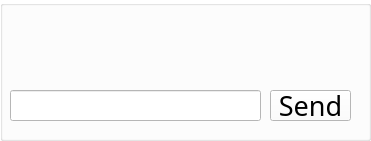
   <widget class="QGroupBox" name="groupBox_3">
    <property name="geometry">
     <rect>
      <x>340</x>
      <y>310</y>
      <width>371</width>
      <height>141</height>
     </rect>
    </property>
    <property name="palette">
     <palette>
      <active>
       <colorrole role="WindowText">
        <brush brushstyle="SolidPattern">
         <color alpha="255">
          <red>0</red>
          <green>0</green>
          <blue>0</blue>
         </color>
        </brush>
       </colorrole>
       <colorrole role="Button">
        <brush brushstyle="SolidPattern">
         <color alpha="255">
          <red>255</red>
          <green>255</green>
          <blue>255</blue>
         </color>
        </brush>
       </colorrole>
       <colorrole role="Light">
        <brush brushstyle="SolidPattern">
         <color alpha="255">
          <red>255</red>
          <green>255</green>
          <blue>255</blue>
         </color>
        </brush>
       </colorrole>
       <colorrole role="Midlight">
        <brush brushstyle="SolidPattern">
         <color alpha="255">
          <red>255</red>
          <green>255</green>
          <blue>255</blue>
         </color>
        </brush>
       </colorrole>
       <colorrole role="Dark">
        <brush brushstyle="SolidPattern">
         <color alpha="255">
          <red>127</red>
          <green>127</green>
          <blue>127</blue>
         </color>
        </brush>
       </colorrole>
       <colorrole role="Mid">
        <brush brushstyle="SolidPattern">
         <color alpha="255">
          <red>170</red>
          <green>170</green>
          <blue>170</blue>
         </color>
        </brush>
       </colorrole>
       <colorrole role="Text">
        <brush brushstyle="SolidPattern">
         <color alpha="255">
          <red>0</red>
          <green>0</green>
          <blue>0</blue>
         </color>
        </brush>
       </colorrole>
       <colorrole role="BrightText">
        <brush brushstyle="SolidPattern">
         <color alpha="255">
          <red>255</red>
          <green>255</green>
          <blue>255</blue>
         </color>
        </brush>
       </colorrole>
       <colorrole role="ButtonText">
        <brush brushstyle="SolidPattern">
         <color alpha="255">
          <red>0</red>
          <green>0</green>
          <blue>0</blue>
         </color>
        </brush>
       </colorrole>
       <colorrole role="Base">
        <brush brushstyle="SolidPattern">
         <color alpha="255">
          <red>255</red>
          <green>255</green>
          <blue>255</blue>
         </color>
        </brush>
       </colorrole>
       <colorrole role="Window">
        <brush brushstyle="SolidPattern">
         <color alpha="255">
          <red>255</red>
          <green>255</green>
          <blue>255</blue>
         </color>
        </brush>
       </colorrole>
       <colorrole role="Shadow">
        <brush brushstyle="SolidPattern">
         <color alpha="255">
          <red>0</red>
          <green>0</green>
          <blue>0</blue>
         </color>
        </brush>
       </colorrole>
       <colorrole role="AlternateBase">
        <brush brushstyle="SolidPattern">
         <color alpha="255">
          <red>255</red>
          <green>255</green>
          <blue>255</blue>
         </color>
        </brush>
       </colorrole>
       <colorrole role="ToolTipBase">
        <brush brushstyle="SolidPattern">
         <color alpha="255">
          <red>255</red>
          <green>255</green>
          <blue>220</blue>
         </color>
        </brush>
       </colorrole>
       <colorrole role="ToolTipText">
        <brush brushstyle="SolidPattern">
         <color alpha="255">
          <red>0</red>
          <green>0</green>
          <blue>0</blue>
         </color>
        </brush>
       </colorrole>
      </active>
      <inactive>
       <colorrole role="WindowText">
        <brush brushstyle="SolidPattern">
         <color alpha="255">
          <red>0</red>
          <green>0</green>
          <blue>0</blue>
         </color>
        </brush>
       </colorrole>
       <colorrole role="Button">
        <brush brushstyle="SolidPattern">
         <color alpha="255">
          <red>255</red>
          <green>255</green>
          <blue>255</blue>
         </color>
        </brush>
       </colorrole>
       <colorrole role="Light">
        <brush brushstyle="SolidPattern">
         <color alpha="255">
          <red>255</red>
          <green>255</green>
          <blue>255</blue>
         </color>
        </brush>
       </colorrole>
       <colorrole role="Midlight">
        <brush brushstyle="SolidPattern">
         <color alpha="255">
          <red>255</red>
          <green>255</green>
          <blue>255</blue>
         </color>
        </brush>
       </colorrole>
       <colorrole role="Dark">
        <brush brushstyle="SolidPattern">
         <color alpha="255">
          <red>127</red>
          <green>127</green>
          <blue>127</blue>
         </color>
        </brush>
       </colorrole>
       <colorrole role="Mid">
        <brush brushstyle="SolidPattern">
         <color alpha="255">
          <red>170</red>
          <green>170</green>
          <blue>170</blue>
         </color>
        </brush>
       </colorrole>
       <colorrole role="Text">
        <brush brushstyle="SolidPattern">
         <color alpha="255">
          <red>0</red>
          <green>0</green>
          <blue>0</blue>
         </color>
        </brush>
       </colorrole>
       <colorrole role="BrightText">
        <brush brushstyle="SolidPattern">
         <color alpha="255">
          <red>255</red>
          <green>255</green>
          <blue>255</blue>
         </color>
        </brush>
       </colorrole>
       <colorrole role="ButtonText">
        <brush brushstyle="SolidPattern">
         <color alpha="255">
          <red>0</red>
          <green>0</green>
          <blue>0</blue>
         </color>
        </brush>
       </colorrole>
       <colorrole role="Base">
        <brush brushstyle="SolidPattern">
         <color alpha="255">
          <red>255</red>
          <green>255</green>
          <blue>255</blue>
         </color>
        </brush>
       </colorrole>
       <colorrole role="Window">
        <brush brushstyle="SolidPattern">
         <color alpha="255">
          <red>255</red>
          <green>255</green>
          <blue>255</blue>
         </color>
        </brush>
       </colorrole>
       <colorrole role="Shadow">
        <brush brushstyle="SolidPattern">
         <color alpha="255">
          <red>0</red>
          <green>0</green>
          <blue>0</blue>
         </color>
        </brush>
       </colorrole>
       <colorrole role="AlternateBase">
        <brush brushstyle="SolidPattern">
         <color alpha="255">
          <red>255</red>
          <green>255</green>
          <blue>255</blue>
         </color>
        </brush>
       </colorrole>
       <colorrole role="ToolTipBase">
        <brush brushstyle="SolidPattern">
         <color alpha="255">
          <red>255</red>
          <green>255</green>
          <blue>220</blue>
         </color>
        </brush>
       </colorrole>
       <colorrole role="ToolTipText">
        <brush brushstyle="SolidPattern">
         <color alpha="255">
          <red>0</red>
          <green>0</green>
          <blue>0</blue>
         </color>
        </brush>
       </colorrole>
      </inactive>
      <disabled>
       <colorrole role="WindowText">
        <brush brushstyle="SolidPattern">
         <color alpha="255">
          <red>127</red>
          <green>127</green>
          <blue>127</blue>
         </color>
        </brush>
       </colorrole>
       <colorrole role="Button">
        <brush brushstyle="SolidPattern">
         <color alpha="255">
          <red>255</red>
          <green>255</green>
          <blue>255</blue>
         </color>
        </brush>
       </colorrole>
       <colorrole role="Light">
        <brush brushstyle="SolidPattern">
         <color alpha="255">
          <red>255</red>
          <green>255</green>
          <blue>255</blue>
         </color>
        </brush>
       </colorrole>
       <colorrole role="Midlight">
        <brush brushstyle="SolidPattern">
         <color alpha="255">
          <red>255</red>
          <green>255</green>
          <blue>255</blue>
         </color>
        </brush>
       </colorrole>
       <colorrole role="Dark">
        <brush brushstyle="SolidPattern">
         <color alpha="255">
          <red>127</red>
          <green>127</green>
          <blue>127</blue>
         </color>
        </brush>
       </colorrole>
       <colorrole role="Mid">
        <brush brushstyle="SolidPattern">
         <color alpha="255">
          <red>170</red>
          <green>170</green>
          <blue>170</blue>
         </color>
        </brush>
       </colorrole>
       <colorrole role="Text">
        <brush brushstyle="SolidPattern">
         <color alpha="255">
          <red>127</red>
          <green>127</green>
          <blue>127</blue>
         </color>
        </brush>
       </colorrole>
       <colorrole role="BrightText">
        <brush brushstyle="SolidPattern">
         <color alpha="255">
          <red>255</red>
          <green>255</green>
          <blue>255</blue>
         </color>
        </brush>
       </colorrole>
       <colorrole role="ButtonText">
        <brush brushstyle="SolidPattern">
         <color alpha="255">
          <red>127</red>
          <green>127</green>
          <blue>127</blue>
         </color>
        </brush>
       </colorrole>
       <colorrole role="Base">
        <brush brushstyle="SolidPattern">
         <color alpha="255">
          <red>255</red>
          <green>255</green>
          <blue>255</blue>
         </color>
        </brush>
       </colorrole>
       <colorrole role="Window">
        <brush brushstyle="SolidPattern">
         <color alpha="255">
          <red>255</red>
          <green>255</green>
          <blue>255</blue>
         </color>
        </brush>
       </colorrole>
       <colorrole role="Shadow">
        <brush brushstyle="SolidPattern">
         <color alpha="255">
          <red>0</red>
          <green>0</green>
          <blue>0</blue>
         </color>
        </brush>
       </colorrole>
       <colorrole role="AlternateBase">
        <brush brushstyle="SolidPattern">
         <color alpha="255">
          <red>255</red>
          <green>255</green>
          <blue>255</blue>
         </color>
        </brush>
       </colorrole>
       <colorrole role="ToolTipBase">
        <brush brushstyle="SolidPattern">
         <color alpha="255">
          <red>255</red>
          <green>255</green>
          <blue>220</blue>
         </color>
        </brush>
       </colorrole>
       <colorrole role="ToolTipText">
        <brush brushstyle="SolidPattern">
         <color alpha="255">
          <red>0</red>
          <green>0</green>
          <blue>0</blue>
         </color>
        </brush>
       </colorrole>
      </disabled>
     </palette>
    </property>
    <property name="autoFillBackground">
     <bool>true</bool>
    </property>
    <property name="title">
     <string/>
    </property>
    <widget class="QPushButton" name="btnSend">
     <property name="geometry">
      <rect>
       <x>270</x>
       <y>90</y>
       <width>81</width>
       <height>31</height>
      </rect>
     </property>
     <property name="font">
      <font>
       <family>Sakkal Majalla</family>
       <pointsize>20</pointsize>
      </font>
     </property>
     <property name="text">
      <string>Send</string>
     </property>
    </widget>
    <widget class="QLabel" name="label_2">
     <property name="geometry">
      <rect>
       <x>20</x>
       <y>10</y>
       <width>31</width>
       <height>31</height>
      </rect>
     </property>
     <property name="text">
      <string/>
     </property>
    </widget>
    <widget class="QLabel" name="label_3">
     <property name="geometry">
      <rect>
       <x>50</x>
       <y>10</y>
       <width>31</width>
       <height>31</height>
      </rect>
     </property>
     <property name="text">
      <string/>
     </property>
    </widget>
    <widget class="QLabel" name="label_4">
     <property name="geometry">
      <rect>
       <x>80</x>
       <y>10</y>
       <width>31</width>
       <height>31</height>
      </rect>
     </property>
     <property name="text">
      <string/>
     </property>
    </widget>
    <widget class="QLabel" name="label_5">
     <property name="geometry">
      <rect>
       <x>20</x>
       <y>40</y>
       <width>31</width>
       <height>31</height>
      </rect>
     </property>
     <property name="text">
      <string/>
     </property>
    </widget>
    <widget class="QLabel" name="label_6">
     <property name="geometry">
      <rect>
       <x>50</x>
       <y>40</y>
       <width>31</width>
       <height>31</height>
      </rect>
     </property>
     <property name="text">
      <string/>
     </property>
    </widget>
    <widget class="QLabel" name="label_7">
     <property name="geometry">
      <rect>
       <x>80</x>
       <y>40</y>
       <width>31</width>
       <height>31</height>
      </rect>
     </property>
     <property name="text">
      <string/>
     </property>
    </widget>
    <widget class="QLineEdit" name="pteMessage">
     <property name="geometry">
      <rect>
       <x>10</x>
       <y>90</y>
       <width>251</width>
       <height>31</height>
      </rect>
     </property>
    </widget>
   </widget>
